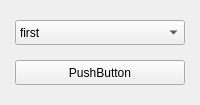
<?xml version="1.0" encoding="UTF-8"?>
<ui version="4.0">
 <class>MainWindow</class>
 <widget class="QMainWindow" name="MainWindow">
  <property name="geometry">
   <rect>
    <x>0</x>
    <y>0</y>
    <width>200</width>
    <height>105</height>
   </rect>
  </property>
  <property name="minimumSize">
   <size>
    <width>200</width>
    <height>105</height>
   </size>
  </property>
  <property name="windowTitle">
   <string>test_task</string>
  </property>
  <property name="iconSize">
   <size>
    <width>24</width>
    <height>24</height>
   </size>
  </property>
  <widget class="QWidget" name="centralWidget">
   <widget class="QPushButton" name="submitBtn">
    <property name="geometry">
     <rect>
      <x>15</x>
      <y>60</y>
      <width>170</width>
      <height>25</height>
     </rect>
    </property>
    <property name="text">
     <string>PushButton</string>
    </property>
   </widget>
   <widget class="QComboBox" name="comboBox">
    <property name="geometry">
     <rect>
      <x>15</x>
      <y>20</y>
      <width>170</width>
      <height>25</height>
     </rect>
    </property>
    <item>
     <property name="text">
      <string>first</string>
     </property>
    </item>
    <item>
     <property name="text">
      <string>second</string>
     </property>
    </item>
    <item>
     <property name="text">
      <string>third</string>
     </property>
    </item>
   </widget>
  </widget>
 </widget>
 <layoutdefault spacing="6" margin="11"/>
 <resources/>
 <connections/>
</ui>
